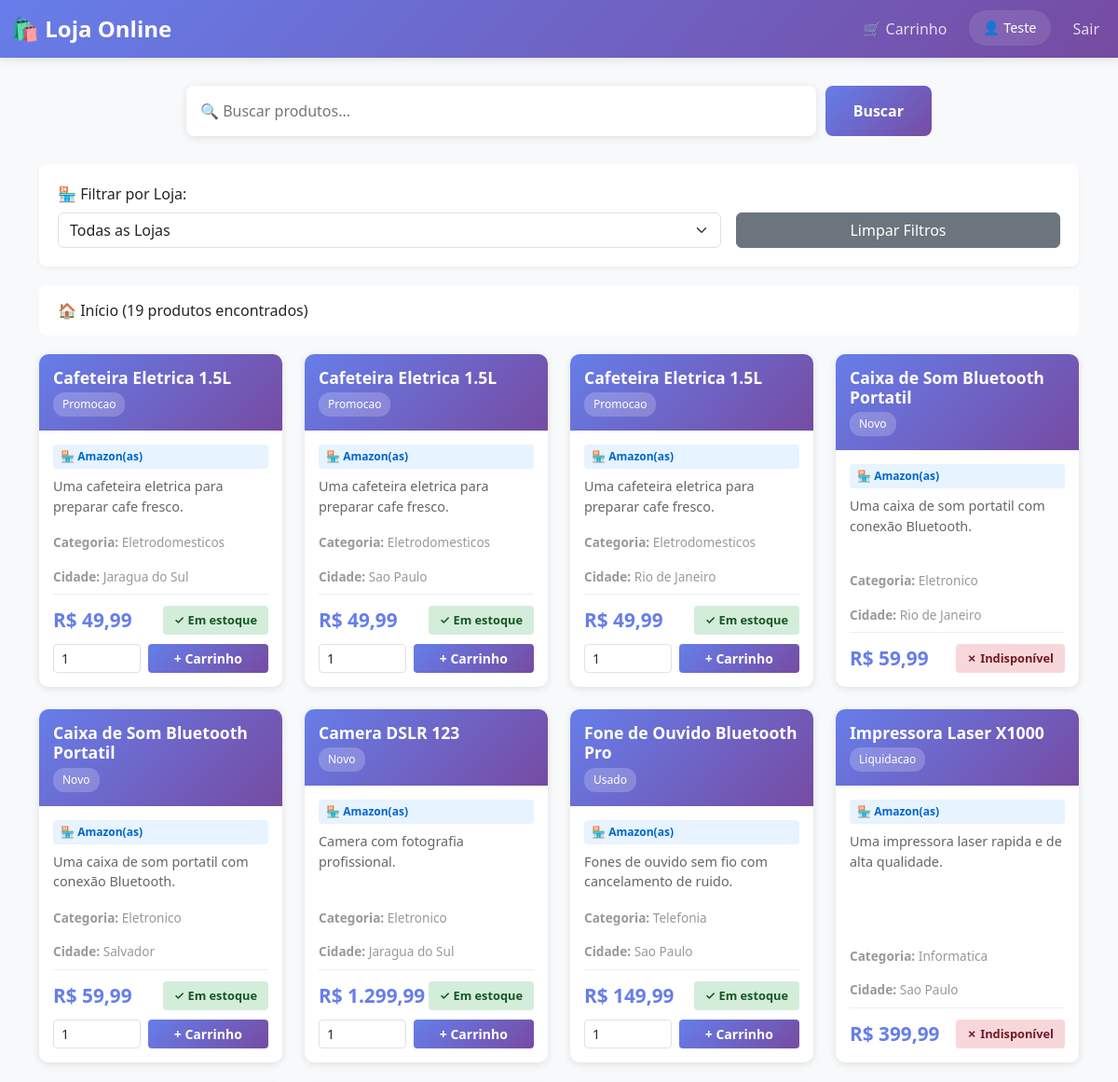
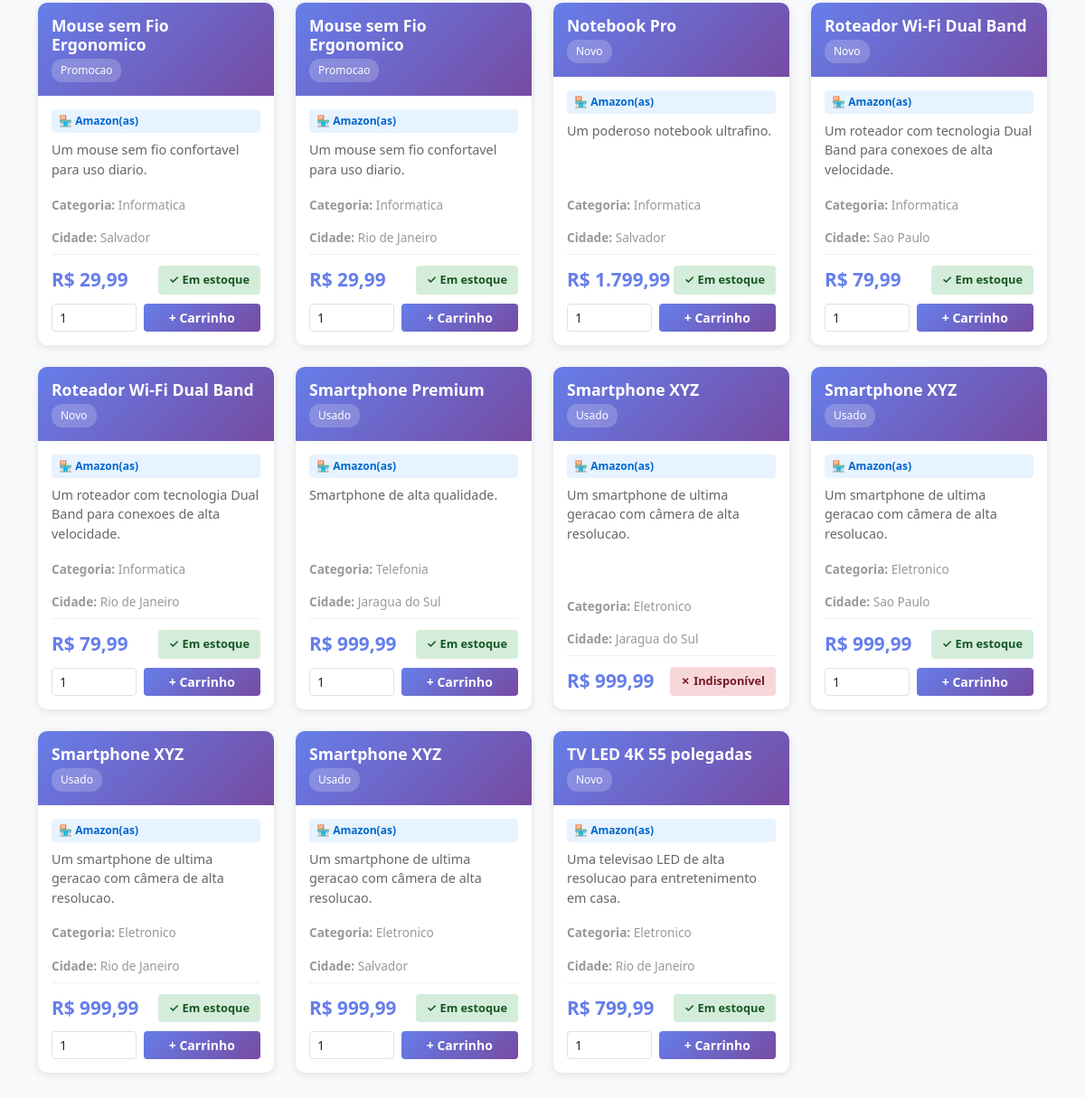
The app's page /sistema/hub/hub.php (signed in) with its own data (2 pictures, top to bottom).
### tables this page shows
CREATE TABLE Estoque (
    id INT(4) AUTO_INCREMENT PRIMARY KEY,
	id_produto INT(4),
    id_loja INT(4),
    quantidade_disponivel INT(6) NOT NULL,
    FOREIGN KEY (id_produto) REFERENCES Produto(id),
    FOREIGN KEY (id_loja) REFERENCES Loja(id)
);

CREATE TABLE Produto (
    id INT(4) AUTO_INCREMENT PRIMARY KEY,
    nome VARCHAR(255) NOT NULL,
    descricao TEXT,
    preco DECIMAL(10, 2) NOT NULL,
    tipo ENUM('Novo', 'Usado', 'Promocao', 'Liquidacao', 'Outros') NOT NULL,
    categoria SET('Eletronico', 'Telefonia', 'Informatica', 'Eletrodomesticos', 'Acessorios', 'Outros') NOT NULL,
    data_lancamento DATE,
    desconto_usados DECIMAL(10, 2)
);

CREATE TABLE Loja (
    id INT(4) AUTO_INCREMENT PRIMARY KEY,
    nome VARCHAR(255) NOT NULL,
	telefone VARCHAR(15),
    rua varchar(45),
    numero int(5),
    bairro varchar(45),
    cep varchar(45),
    complemento varchar(45),
    cidade varchar(45)   
);

### sistema/hub/hub.php (the view, shortened to what this page needs)
<?php
require_once '../config/conexao.php';
$busca = $_GET['busca'] ?? '';
try {
    $sql = "SELECT p.id, p.nome, p.descricao, p.preco, p.tipo, p.categoria,
                   l.id as loja_id, l.nome as loja_nome, l.cidade as loja_cidade, e.quantidade_disponivel
            FROM Produto p
            INNER JOIN Estoque e ON p.id = e.id_produto
            INNER JOIN Loja l ON l.id = e.id_loja
            WHERE 1=1";
    $parametros = [];
    $sql .= " ORDER BY p.nome ASC";
    $stmt = $pdo->prepare($sql);
    $stmt->execute($parametros);
    $produtos = $stmt->fetchAll(PDO::FETCH_ASSOC);
} catch (PDOException $e) {
    $produtos = [];
}
?>
<!DOCTYPE html>
<html lang="pt-BR">
<head>
    <link href="<?php echo CSS_URL; ?>bootstrap.css" rel="stylesheet">
</head>
<body>
    <nav class="navbar navbar-expand-lg navbar-custom">
        <div class="container-fluid">
            <a class="navbar-brand" href="<?php echo HUB_URL; ?>hub.php">🛍️ Loja Online</a>
            <div class="collapse navbar-collapse" id="navbarNav">
                <ul class="navbar-nav ms-auto">
                    <li class="nav-item">
                        <a class="nav-link" href="<?php echo CARRINHO_URL; ?>carrinho.php" style="position: relative;">
                            🛒 Carrinho
                        </a>
                    </li>
                    <li class="nav-item">
                        <div class="user-info ms-3">
                            👤 <?php echo htmlspecialchars($_SESSION['usuario_nome']); ?>
                        </div>
                    </li>
                    <li class="nav-item ms-3">
                        <a class="nav-link" href="<?php echo AUTH_URL; ?>logout.php">Sair</a>
                    </li>
                </ul>
            </div>
        </div>
    </nav>
    <div class="container">
        <div class="search-container">
            <form method="GET" action="<?php echo HUB_URL; ?>hub.php" class="search-box">
                <input
                    type="text"
                    class="search-input"
                    name="busca"
                    placeholder="🔍 Buscar produtos..."
                    value="<?php echo htmlspecialchars($busca); ?>"
                >
                <button type="submit" class="search-btn">Buscar</button>
            </form>
        </div>
        <div class="filter-container">
            <form method="GET" action="hub.php" class="row g-3">
                <div class="col-12 col-md-8">
                    <label class="form-label">🏪 Filtrar por Loja:</label>
                    <select name="loja" class="form-select" onchange="this.form.submit()">
                        <option value="">Todas as Lojas</option>
                    </select>
                </div>
                <div class="col-12 col-md-4">
                    <label class="form-label">&nbsp;</label>
                    <a href="<?php echo HUB_URL; ?>hub.php" class="btn btn-secondary w-100">Limpar Filtros</a>
                </div>
            </form>
        </div>
        <div class="breadcrumb-custom">
            <span>🏠 Início</span>
            <span> (<?php echo count($produtos); ?> produtos encontrados)</span>
        </div>
        <?php if (count($produtos) > 0): ?>
            <div class="row g-4 mb-5">
                <?php foreach ($produtos as $produto): ?>
                    <div class="col-12 col-sm-6 col-lg-4 col-xl-3">
                        <div class="product-card">
                            <div class="product-header">
                                <h5><?php echo htmlspecialchars($produto['nome']); ?></h5>
                                <span class="product-type">
                                    <?php echo htmlspecialchars($produto['tipo']); ?>
                                </span>
                            </div>
                            <div class="product-body">
                                <span class="store-badge">
                                    🏪 <?php echo htmlspecialchars($produto['loja_nome']); ?>
                                </span>
                                <p class="product-descricao">
                                    <?php echo htmlspecialchars(substr($produto['descricao'], 0, 100)); ?>
                                </p>
                                <div class="product-info">
                                    <strong>Categoria:</strong> <?php echo htmlspecialchars($produto['categoria']); ?>
                                </div>
                                <div class="product-info">
                                    <strong>Cidade:</strong> <?php echo htmlspecialchars($produto['loja_cidade']); ?>
                                </div>
                                <div class="product-footer" style="margin-top: auto; flex-direction: column; gap: 10px;">
                                    <div style="display: flex; justify-content: space-between; align-items: center; width: 100%;">
                                        <div class="product-price">
                                            R$ <?php echo number_format($produto['preco'], 2, ',', '.'); ?>
                                        </div>
                                        <span class="product-stock <?php echo $produto['quantidade_disponivel'] > 0 ? 'stock-available' : 'stock-unavailable'; ?>">
                                            <?php echo $produto['quantidade_disponivel'] > 0 ? '✓ Em estoque' : '✗ Indisponível'; ?>
                                        </span>
                                    </div>
                                    <?php if ($produto['quantidade_disponivel'] > 0): ?>
                                        <form method="POST" action="../carrinho/carrinho.php" style="width: 100%;">
                                            <div style="display: flex; gap: 8px; width: 100%;">
                                                <input type="number" name="quantidade" class="form-control form-control-sm" value="1" min="1" max="<?php echo $produto['quantidade_disponivel']; ?>" style="flex: 0.4;">
                                                <button type="submit" class="btn btn-sm btn-primary" style="flex: 0.6; background: linear-gradient(135deg, #667eea 0%, #764ba2 100%); border: none; font-weight: 600;">
                                                    + Carrinho
                                                </button>
                                            </div>
                                        </form>
                                    <?php endif; ?>
                                </div>
                            </div>
                        </div>
                    </div>
                <?php endforeach; ?>
            </div>
        <?php endif; ?>
    </div>
</body>
</html>

### sistema/hub/hub.php (style rules this page uses)
body { background-color: #f8f9fa; }
.navbar-custom { background: linear-gradient(135deg, #667eea 0%, #764ba2 100%); box-shadow: 0 2px 10px rgba(0, 0, 0, 0.1); }
.navbar-custom .navbar-brand { font-weight: 700; font-size: 1.5rem; color: white !important; }
.navbar-custom .nav-link { color: rgba(255, 255, 255, 0.8) !important; }
.user-info { background-color: rgba(255, 255, 255, 0.1); padding: 8px 15px; border-radius: 20px; color: white; font-size: 0.9rem; }
.search-container { max-width: 800px; margin: 30px auto; }
.search-box { display: flex; gap: 10px; }
.search-input { flex: 1; padding: 15px; border-radius: 8px; border: none; font-size: 1rem; box-shadow: 0 2px 10px rgba(0, 0, 0, 0.1); }
.search-btn { padding: 15px 30px; background: linear-gradient(135deg, #667eea 0%, #764ba2 100%); color: white; border: none; border-radius: 8px; font-weight: 600; cursor: pointer; transition: all 0.3s; }
.filter-container { margin: 20px 0; padding: 20px; background: white; border-radius: 8px; box-shadow: 0 2px 4px rgba(0, 0, 0, 0.05); }
.product-card { background: white; border-radius: 10px; overflow: hidden; box-shadow: 0 2px 8px rgba(0, 0, 0, 0.1); transition: all 0.3s; height: 100%; display: flex; flex-direction: column; }
.product-header { background: linear-gradient(135deg, #667eea 0%, #764ba2 100%); color: white; padding: 15px; }
.product-header h5 { margin: 0; font-size: 1.1rem; font-weight: 600; }
.product-type { display: inline-block; background: rgba(255, 255, 255, 0.2); padding: 4px 10px; border-radius: 12px; font-size: 0.75rem; margin-top: 5px; }
.product-body { padding: 15px; flex-grow: 1; display: flex; flex-direction: column; }
.product-descricao { color: #666; font-size: 0.9rem; margin-bottom: 10px; flex-grow: 1; }
.product-info { font-size: 0.85rem; color: #999; margin: 8px 0; }
.product-footer { border-top: 1px solid #eee; padding-top: 12px; display: flex; justify-content: space-between; align-items: center; }
.product-footer form { margin: 0; }
.product-price { font-size: 1.3rem; font-weight: 700; color: #667eea; }
.product-stock { display: inline-block; padding: 6px 12px; border-radius: 4px; font-size: 0.8rem; font-weight: 600; }
.stock-available { background: #d4edda; color: #155724; }
.stock-unavailable { background: #f8d7da; color: #721c24; }
.store-badge { display: inline-block; background: #e7f3ff; color: #0066cc; padding: 4px 8px; border-radius: 4px; font-size: 0.75rem; font-weight: 600; margin-bottom: 8px; }
.breadcrumb-custom { background: white; padding: 15px 20px; border-radius: 8px; margin: 20px 0; }

### records on screen
estoque: id_produto.nome "Cafeteira Eletrica 1.5L", id_produto.tipo "Promocao", id_loja.nome "Amazon(as)", id_produto.descricao "Uma cafeteira eletrica para preparar cafe fresco.", id_produto.categoria "Eletrodomesticos", id_loja.cidade "Jaragua do Sul", id_produto.preco "49,99", quantidade_disponivel "✓ Em estoque"
estoque: id_produto.nome "Cafeteira Eletrica 1.5L", id_produto.tipo "Promocao", id_loja.nome "Amazon(as)", id_produto.descricao "Uma cafeteira eletrica para preparar cafe fresco.", id_produto.categoria "Eletrodomesticos", id_loja.cidade "Sao Paulo", id_produto.preco "49,99", shows "✓ Em estoque", quantidade "1"
estoque: id_produto.nome "Cafeteira Eletrica 1.5L", id_produto.tipo "Promocao", id_loja.nome "Amazon(as)", id_produto.descricao "Uma cafeteira eletrica para preparar cafe fresco.", id_produto.categoria "Eletrodomesticos", id_loja.cidade "Rio de Janeiro", id_produto.preco "49,99", quantidade_disponivel "✓ Em estoque"
estoque: id_produto.nome "Caixa de Som Bluetooth Portatil", id_produto.tipo "Novo", id_loja.nome "Amazon(as)", id_produto.descricao "Uma caixa de som portatil com conexão Bluetooth.", id_produto.categoria "Eletronico", id_loja.cidade "Rio de Janeiro", id_produto.preco "59,99", quantidade_disponivel "✗ Indisponível"
estoque: id_produto.nome "Caixa de Som Bluetooth Portatil", id_produto.tipo "Novo", id_loja.nome "Amazon(as)", id_produto.descricao "Uma caixa de som portatil com conexão Bluetooth.", id_produto.categoria "Eletronico", id_loja.cidade "Salvador", id_produto.preco "59,99", quantidade_disponivel "✓ Em estoque"
estoque: id_produto.nome "Camera DSLR 123", id_produto.tipo "Novo", id_loja.nome "Amazon(as)", id_produto.descricao "Camera com fotografia profissional.", id_produto.categoria "Eletronico", id_loja.cidade "Jaragua do Sul", id_produto.preco "1.299,99", quantidade_disponivel "✓ Em estoque"
estoque: id_produto.nome "Fone de Ouvido Bluetooth Pro", id_produto.tipo "Usado", id_loja.nome "Amazon(as)", id_produto.descricao "Fones de ouvido sem fio com cancelamento de ruido.", id_produto.categoria "Telefonia", id_loja.cidade "Sao Paulo", id_produto.preco "149,99", quantidade_disponivel "✓ Em estoque"
estoque: id_produto.nome "Impressora Laser X1000", id_produto.tipo "Liquidacao", id_loja.nome "Amazon(as)", id_produto.descricao "Uma impressora laser rapida e de alta qualidade.", id_produto.categoria "Informatica", id_loja.cidade "Sao Paulo", id_produto.preco "399,99", quantidade_disponivel "✗ Indisponível"
estoque: id_produto.nome "Mouse sem Fio Ergonomico", id_produto.tipo "Promocao", id_loja.nome "Amazon(as)", id_produto.descricao "Um mouse sem fio confortavel para uso diario.", id_produto.categoria "Informatica", id_loja.cidade "Salvador", id_produto.preco "29,99", quantidade_disponivel "✓ Em estoque"
estoque: id_produto.nome "Mouse sem Fio Ergonomico", id_produto.tipo "Promocao", id_loja.nome "Amazon(as)", id_produto.descricao "Um mouse sem fio confortavel para uso diario.", id_produto.categoria "Informatica", id_loja.cidade "Rio de Janeiro", id_produto.preco "29,99", quantidade_disponivel "✓ Em estoque"
estoque: id_produto.nome "Notebook Pro", id_produto.tipo "Novo", id_loja.nome "Amazon(as)", id_produto.descricao "Um poderoso notebook ultrafino.", id_produto.categoria "Informatica", id_loja.cidade "Salvador", id_produto.preco "1.799,99", quantidade_disponivel "✓ Em estoque"
estoque: id_produto.nome "Roteador Wi-Fi Dual Band", id_produto.tipo "Novo", id_loja.nome "Amazon(as)", id_produto.descricao "Um roteador com tecnologia Dual Band para conexoes de alta velocidade.", id_produto.categoria "Informatica", id_loja.cidade "Sao Paulo", id_produto.preco "79,99", quantidade_disponivel "✓ Em estoque"
estoque: id_produto.nome "Roteador Wi-Fi Dual Band", id_produto.tipo "Novo", id_loja.nome "Amazon(as)", id_produto.descricao "Um roteador com tecnologia Dual Band para conexoes de alta velocidade.", id_produto.categoria "Informatica", id_loja.cidade "Rio de Janeiro", id_produto.preco "79,99", quantidade_disponivel "✓ Em estoque"
estoque: id_produto.nome "Smartphone Premium", id_produto.tipo "Usado", id_loja.nome "Amazon(as)", id_produto.descricao "Smartphone de alta qualidade.", id_produto.categoria "Telefonia", id_loja.cidade "Jaragua do Sul", id_produto.preco "999,99", quantidade_disponivel "✓ Em estoque"
estoque: id_produto.nome "Smartphone XYZ", id_produto.tipo "Usado", id_loja.nome "Amazon(as)", id_produto.descricao "Um smartphone de ultima geracao com câmera de alta resolucao.", id_produto.categoria "Eletronico", id_loja.cidade "Jaragua do Sul", id_produto.preco "999,99", quantidade_disponivel "✗ Indisponível"
estoque: id_produto.nome "Smartphone XYZ", id_produto.tipo "Usado", id_loja.nome "Amazon(as)", id_produto.descricao "Um smartphone de ultima geracao com câmera de alta resolucao.", id_produto.categoria "Eletronico", id_loja.cidade "Sao Paulo", id_produto.preco "999,99", shows "✓ Em estoque", quantidade "1"
estoque: id_produto.nome "Smartphone XYZ", id_produto.tipo "Usado", id_loja.nome "Amazon(as)", id_produto.descricao "Um smartphone de ultima geracao com câmera de alta resolucao.", id_produto.categoria "Eletronico", id_loja.cidade "Rio de Janeiro", id_produto.preco "999,99", quantidade_disponivel "✓ Em estoque"
estoque: id_produto.nome "Smartphone XYZ", id_produto.tipo "Usado", id_loja.nome "Amazon(as)", id_produto.descricao "Um smartphone de ultima geracao com câmera de alta resolucao.", id_produto.categoria "Eletronico", id_loja.cidade "Salvador", id_produto.preco "999,99", quantidade_disponivel "✓ Em estoque"
estoque: id_produto.nome "TV LED 4K 55 polegadas", id_produto.tipo "Novo", id_loja.nome "Amazon(as)", id_produto.descricao "Uma televisao LED de alta resolucao para entretenimento em casa.", id_produto.categoria "Eletronico", id_loja.cidade "Rio de Janeiro", id_produto.preco "799,99", quantidade_disponivel "✓ Em estoque"

### other values on screen
$_SESSION['usuario_nome'] "Teste"
count($produtos) "19"
